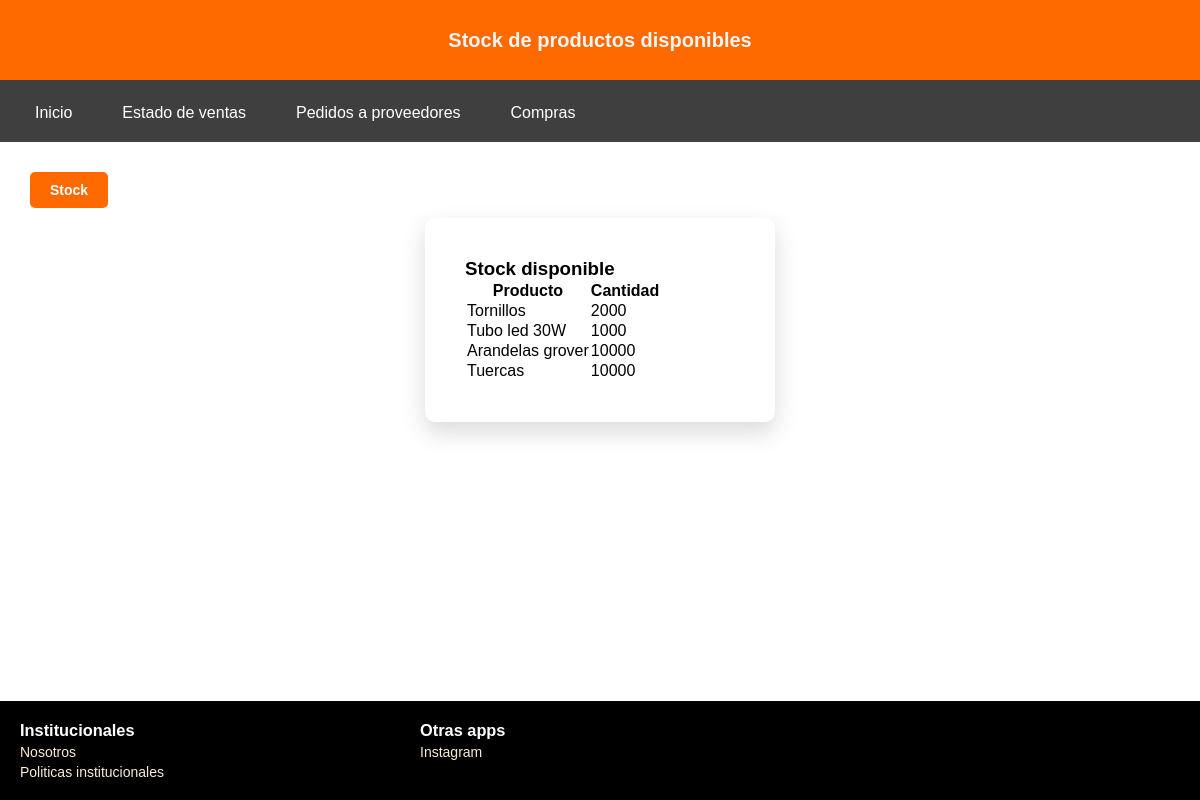
The app's page /proyecto/accounts/stock/ with its own data.
### accounts/models.py (models this page shows, shortened)
class Producto(models.Model):
    producto = models.CharField(max_length=100)
    cantidad = models.IntegerField()
    class Unidad(models.TextChoices):
        UNIDAD = "unidad", "Unidad"
        CAJA = "caja", "Caja"
        METRO = "metro", "Metro"
    unidad = models.CharField(max_length=20, choices=Unidad.choices)

### accounts/views.py (the view)
# urls.py: path('stock/',views.producto, name= "stock"),
def producto(request):
    mensaje_error = None
    if request.method == "POST":
        form = NuevoProductoFrom(request.POST)
        if form.is_valid():
            nombre = form.cleaned_data['producto']
            cantidad = form.cleaned_data['cantidad']
            unidad = form.cleaned_data['unidad']
            producto_obj, creado = Producto.objects.get_or_create(
                producto=nombre,
                defaults={'cantidad': cantidad}
            )
            if not creado:
                producto_obj.cantidad += cantidad
                producto_obj.save()
            return redirect('stock')
    else:
        form = NuevoProductoFrom()
    productos = Producto.objects.all()
    return render(request, "accounts/stock.html", {
        "form": form,
        "productos": productos,
        "error": mensaje_error
    })

### accounts/templates/accounts/stock.html (shortened to what this page needs)
{% load static %}
<!DOCTYPE html>
<html lang="es">
<head>
    <link rel="stylesheet" href="{% static 'accounts/styles_productos.css' %}">
</head>
<body>
    <header>
        <h2 class="title">Stock de productos disponibles</h2>
    </header>
        <nav>
        <ul class="menu">
            <li><a href="{% url 'general' %}">Inicio</a></li>
            <li class="dropdown">
                <a href="#">Estado de ventas</a>
            </li>
            <li><a href="{% url 'pedidosprov' %}"> Pedidos a proveedores</a></li>
            <li><a href="{% url 'productos' %}"> Compras</a></li>
        </ul>
    </nav>
    <main>
    {% block content %}
        <button type="button" class="btn-nuevo" onclick="abrirModal()">Stock </button>
        <section>
            <h3>Stock disponible</h3>
            <table>
                <tr>
                    <th>Producto</th>
                    <th>Cantidad</th>
                </tr>
                    {% for p in productos %}
                <tr>
                    <td>{{ p.producto }}</td>
                    <td>{{ p.cantidad }}</td>
                </tr>
                {% endfor %}
            </table>
        </section>
    {% endblock %}
    </main>
    <footer>
        <div class="institucionales">
            <h3 class="titulo">Institucionales</h3>
                <a href="{% url 'nosotros' %}">Nosotros</a>
                <a href="{% url 'institucionales' %}">Politicas institucionales</a>
        </div>
        <div class="apps">
            <h3 class="titulo">Otras apps</h3>
                <a href="#">Instagram</a>
        </div>
    </footer>
</body>
</html>

### accounts/static/accounts/styles_productos.css (style rules this page uses)
* { margin: 0; padding: 0; box-sizing: border-box; font-family: Arial, Helvetica, sans-serif; }
html, body { height: 100%; }
body { display: flex; flex-direction: column; min-height: 100vh; background: url("/static/accounts/images/background.png"); background-size: cover; background-position: center; background-repeat: no-repeat; }
header { position: relative; display: flex; align-items: center; height: 80px; background-color: #FF6A00; padding: 0 10px; }
.title { position: absolute; left: 50%; transform: translateX(-50%); color: whitesmoke; font-size: 20px; }
section { background-color: white; padding: 40px; border-radius: 10px; box-shadow: 0px 10px 25px rgba(0, 0, 0, 0.15); width: 350px; height: auto; margin-top: 20px; margin: auto; }
nav { background-color: #3f3f3f; width: 100%; }
.menu { list-style: none; display: flex; gap: 20px; padding: 10px 20px; }
.menu li { position: relative; }
.menu a { color: white; text-decoration: none; padding: 10px 15px; display: block; }
main { flex: 1; display: block; padding: 20px; }
.btn-nuevo { background-color: #FF6A00; color: white; margin: 10px; padding: 10px 20px; font-weight: bold; font-size: 14px; border-radius: 5px; border: none; cursor: pointer; text-align: center; width: auto; }
footer { display: grid; grid-template-columns: 1fr 1fr 1fr; gap: 40px; background-color: black; color: white; padding: 20px; font-size: 14px; }
a { display: flex; grid-template-columns: 100px ; gap: 8px 30px; text-decoration: none; color: antiquewhite; margin-top: 4px ; }

### records on screen
Producto: producto "Tornillos", cantidad "2000"
Producto: producto "Tubo led 30W", cantidad "1000"
Producto: producto "Arandelas grover", cantidad "10000"
Producto: producto "Tuercas", cantidad "10000"
